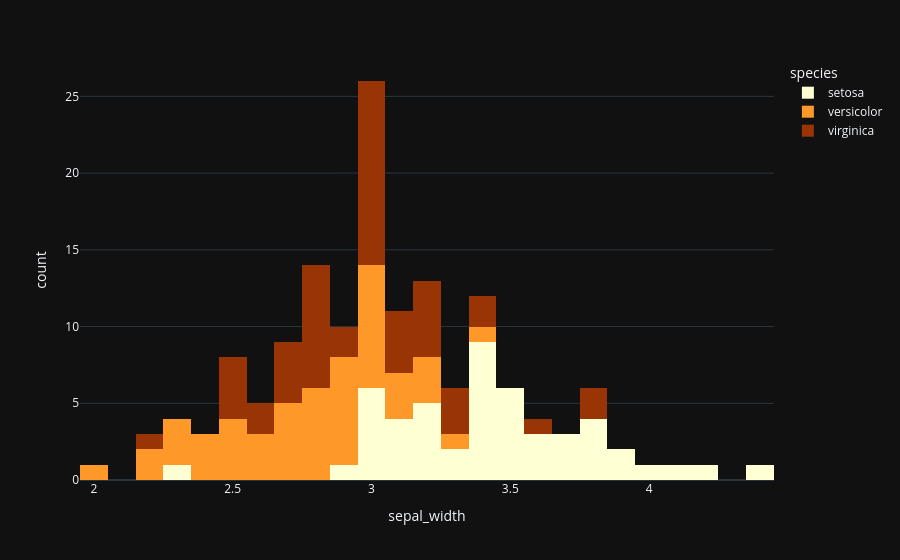

Notebook code cell kept with this figure:
### Code cell
fig = px.histogram(data_frame=iris, x='sepal_width',color='species',color_discrete_sequence=['#ffffd4 ','#fe9929 ','#993404 '], template='plotly_dark',nbins=30)
fig.show()

### Figure 1 — Plotly figure (JSON) as saved in the notebook; plotly's stock layout.template omitted (floating-point values rounded to 4 significant figures)
{"data": [{"bingroup": "x", "hovertemplate": "species=setosa<br>sepal_width=%{x}<br>count=%{y}<extra></extra>", "legendgroup": "setosa", "marker": {"color": "#ffffd4 ", "pattern": {"shape": ""}}, "name": "setosa", "nbinsx": 30, "orientation": "v", "showlegend": true, "x": [3.5, 3.0, 3.2, 3.1, 3.6, 3.9, 3.4, 3.4, 2.9, 3.1, 3.7, 3.4, 3.0, 3.0, 4.0, 4.4, 3.9, 3.5, 3.8, 3.8, 3.4, 3.7, 3.6, 3.3, 3.4, 3.0, 3.4, 3.5, 3.4, 3.2, 3.1, 3.4, 4.1, 4.2, 3.1, 3.2, 3.5, 3.6, 3.0, 3.4, 3.5, 2.3, 3.2, 3.5, 3.8, 3.0, 3.8, 3.2, 3.7, 3.3], "xaxis": "x", "yaxis": "y", "type": "histogram"}, {"bingroup": "x", "hovertemplate": "species=versicolor<br>sepal_width=%{x}<br>count=%{y}<extra></extra>", "legendgroup": "versicolor", "marker": {"color": "#fe9929 ", "pattern": {"shape": ""}}, "name": "versicolor", "nbinsx": 30, "orientation": "v", "showlegend": true, "x": [3.2, 3.2, 3.1, 2.3, 2.8, 2.8, 3.3, 2.4, 2.9, 2.7, 2.0, 3.0, 2.2, 2.9, 2.9, 3.1, 3.0, 2.7, 2.2, 2.5, 3.2, 2.8, 2.5, 2.8, 2.9, 3.0, 2.8, 3.0, 2.9, 2.6, 2.4, 2.4, 2.7, 2.7, 3.0, 3.4, 3.1, 2.3, 3.0, 2.5, 2.6, 3.0, 2.6, 2.3, 2.7, 3.0, 2.9, 2.9, 2.5, 2.8], "xaxis": "x", "yaxis": "y", "type": "histogram"}, {"bingroup": "x", "hovertemplate": "species=virginica<br>sepal_width=%{x}<br>count=%{y}<extra></extra>", "legendgroup": "virginica", "marker": {"color": "#993404 ", "pattern": {"shape": ""}}, "name": "virginica", "nbinsx": 30, "orientation": "v", "showlegend": true, "x": [3.3, 2.7, 3.0, 2.9, 3.0, 3.0, 2.5, 2.9, 2.5, 3.6, 3.2, 2.7, 3.0, 2.5, 2.8, 3.2, 3.0, 3.8, 2.6, 2.2, 3.2, 2.8, 2.8, 2.7, 3.3, 3.2, 2.8, 3.0, 2.8, 3.0, 2.8, 3.8, 2.8, 2.8, 2.6, 3.0, 3.4, 3.1, 3.0, 3.1, 3.1, 3.1, 2.7, 3.2, 3.3, 3.0, 2.5, 3.0, 3.4, 3.0], "xaxis": "x", "yaxis": "y", "type": "histogram"}], "layout": {"xaxis": {"anchor": "y", "domain": [0.0, 1.0], "title": {"text": "sepal_width"}}, "yaxis": {"anchor": "x", "domain": [0.0, 1.0], "title": {"text": "count"}}, "legend": {"title": {"text": "species"}, "tracegroupgap": 0}, "margin": {"t": 60}, "barmode": "relative"}}
